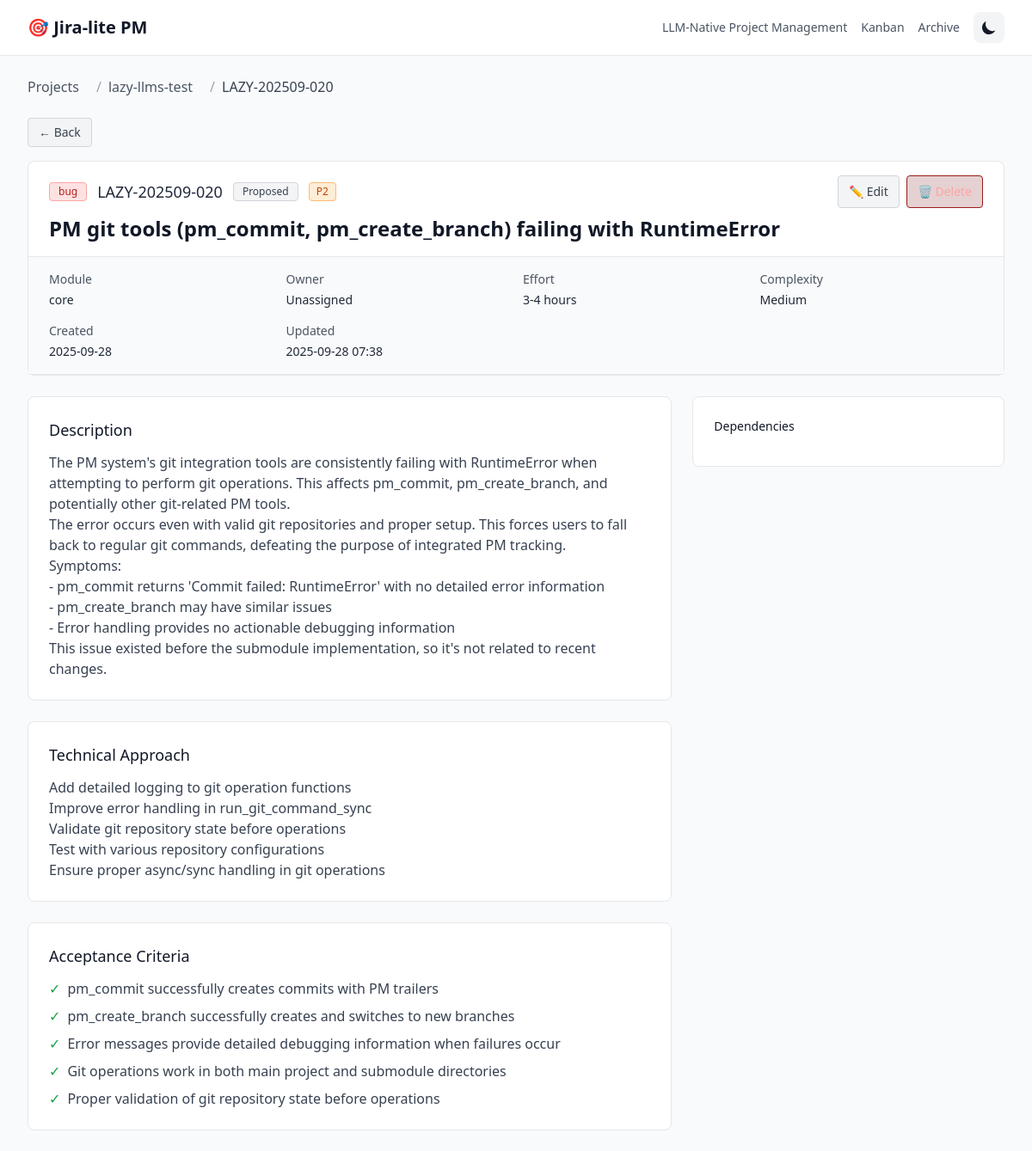
/pn_4092197438992473/issues/LAZY-202509-020, run on the app's committed database.
### src/jira_lite/models.py (models this page shows, shortened)
class BaseModel(Model):
    class Meta:
        database = db
    def to_dict(self):
        data = {}
        for field in self._meta.sorted_fields:
            value = getattr(self, field.name)
            if isinstance(value, datetime):
                data[field.name] = value.isoformat() + 'Z'
            elif hasattr(value, 'to_dict'):
                data[field.name] = value.to_dict()
            elif hasattr(value, 'id'):
                data[field.name] = value.id
            else:
                data[field.name] = value
        return data

class Project(BaseModel):
    project_id = CharField(unique=True, index=True, max_length=64)
    project_slug = CharField(index=True, max_length=100)
    absolute_path = CharField(max_length=500)
    metadata = TextField(null=True)  # JSON string for submodules, vcs, mcp config
    created_utc = DateTimeField(default=datetime.utcnow, index=True)
    updated_utc = DateTimeField(default=datetime.utcnow)
    @property
    def submodules(self):
        if not self.metadata:
            return []
        try:
            data = json.loads(self.metadata)
            return data.get('submodules', [])
        except (json.JSONDecodeError, TypeError):
            return []
    @property
    def vcs(self):
        if not self.metadata:
            return {}
        try:
            data = json.loads(self.metadata)
            return data.get('vcs', {})
        except (json.JSONDecodeError, TypeError):
            return {}
    @property
    def mcp(self):
        if not self.metadata:
            return {}
        try:
            data = json.loads(self.metadata)
            return data.get('mcp', {})
        except (json.JSONDecodeError, TypeError):
            return {}
    def to_dict(self):
        data = super().to_dict()
        data.update({
            'submodules': self.submodules,
            'vcs': self.vcs,
            'mcp': self.mcp
        })
        return data

class Issue(BaseModel):
    project = ForeignKeyField(Project, backref='issues', on_delete='CASCADE')
    key = CharField(unique=True, index=True, max_length=50)
    title = CharField(index=True, max_length=200)
    type = CharField(index=True, max_length=20)  # feature, bug, refactor, chore, spike
    status = CharField(index=True, max_length=20)  # proposed, in_progress, review, done, canceled, blocked
    priority = CharField(index=True, max_length=10)  # P1, P2, P3, P4, P5
    module = CharField(null=True, index=True, max_length=100)
    owner = CharField(null=True, index=True, max_length=100)
    external_id = CharField(null=True, index=True, max_length=100)
    specification = TextField(null=True)     # problem_statement, technical_approach, acceptance_criteria
    planning = TextField(null=True)          # dependencies, risks, stakeholders, milestones
    implementation = TextField(null=True)    # tasks, branch, commits, artifacts
    communication = TextField(null=True)     # updates, comments, notifications
    analytics = TextField(null=True)         # time_tracking, velocity, estimates
    created_utc = DateTimeField(default=datetime.utcnow, index=True)
    updated_utc = DateTimeField(default=datetime.utcnow, index=True)
    @property
    def description(self):
        spec = self._get_json_field('specification')
        return spec.get('description', '')
    @property
    def acceptance(self):
        spec = self._get_json_field('specification')
        return spec.get('acceptance_criteria', [])
    @property
    def acceptance_criteria(self):
        return self.acceptance
    @property
    def dependencies(self):
        plan = self._get_json_field('planning')
        return plan.get('dependencies', [])
    @property
    def stakeholders(self):
        plan = self._get_json_field('planning')
        return plan.get('stakeholders', [])
    @property
    def estimated_effort(self):
        plan = self._get_json_field('planning')
        return plan.get('estimated_effort', '')
    @property
    def complexity(self):
        plan = self._get_json_field('planning')
        return plan.get('complexity', 'Medium')
    @property
    def branch_hint(self):
        impl = self._get_json_field('implementation')
        return impl.get('branch_hint', '')
    @property
    def commit_preamble(self):
        impl = self._get_json_field('implementation')
        return impl.get('commit_preamble', '')
    @property
    def commit_trailer(self):
        impl = self._get_json_field('implementation')
        return impl.get('commit_trailer', '')
    @property
    def links(self):
        impl = self._get_json_field('implementation')
        return impl.get('links', {})
    @property
    def technical_approach(self):
        spec = self._get_json_field('specification')
        return spec.get('technical_approach', '')
    @property
    def risks(self):
        plan = self._get_json_field('planning')
        return plan.get('risks', [])
    @property
    def estimate_notes(self):
        plan = self._get_json_field('planning')
        return plan.get('estimate_notes', [])
    def _get_json_field(self, field_name):
        field_value = getattr(self, field_name)
        if not field_value:
            return {}
        try:
            return json.loads(field_value)
        except (json.JSONDecodeError, TypeError):
            return {}
    def to_dict(self):
        data = super().to_dict()
        data.update({
            'description': self.description,
            'acceptance': self.acceptance,
            'acceptance_criteria': self.acceptance_criteria,  # Alias
            'dependencies': self.dependencies,
            'stakeholders': self.stakeholders,
            'estimated_effort': self.estimated_effort,
            'complexity': self.complexity,
            'branch_hint': self.branch_hint,
            'commit_preamble': self.commit_preamble,
            'commit_trailer': self.commit_trailer,
            'links': self.links,
            'technical_approach': self.technical_approach,
            'risks': self.risks,
            'estimate_notes': self.estimate_notes
        })
        return data

### src/jira_lite/app.py (the view)
    @app.route('/<project_id>/issues/<issue_key>')
    def issue_detail(project_id, issue_key):
        try:
            issue_data = pm_service.get_issue_with_context(issue_key)
            if issue_data['project']['project_id'] != project_id:
                abort(404)
            return render_template('issue_detail.html',
                                 project=issue_data['project'],
                                 issue=issue_data['issue'],
                                 tasks=issue_data['tasks'],
                                 worklogs=issue_data['worklogs'],
                                 dependencies=issue_data['dependencies'],
                                 render_markdown=render_markdown)
        except ValueError:
            abort(404)

### src/jira_lite/templates/issue_detail.html (shortened to what this page needs)
{% extends "base.html" %}
{% block content %}
<div class="px-4 sm:px-0">
    <nav class="flex mb-6" aria-label="Breadcrumb">
        <ol class="inline-flex items-center space-x-1 md:space-x-3">
            <li class="inline-flex items-center">
                <a href="/" class="text-gray-600 dark:text-gray-400 hover:text-primary transition-colors">Projects</a>
            </li>
            <li>
                <div class="flex items-center">
                    <span class="text-gray-400 dark:text-gray-600 mx-2">/</span>
                    <a href="/{{ project.project_id }}" class="text-gray-600 dark:text-gray-400 hover:text-primary transition-colors">{{ project.project_slug }}</a>
                </div>
            </li>
            <li>
                <div class="flex items-center">
                    <span class="text-gray-400 dark:text-gray-600 mx-2">/</span>
                    <span class="text-gray-700 dark:text-gray-300">{{ issue.key }}</span>
                </div>
            </li>
        </ol>
    </nav>
    <div class="mb-4">
        <button onclick="goBack()" class="inline-flex items-center px-3 py-1.5 border border-gray-300 dark:border-dark-border text-sm font-medium rounded text-gray-700 dark:text-gray-300 bg-gray-100 dark:bg-dark-surface hover:bg-gray-200 dark:hover:bg-dark-hover transition-colors">
            ← Back
        </button>
    </div>
    <div class="bg-white dark:bg-dark-surface border border-gray-200 dark:border-dark-border rounded-lg mb-6">
        <div class="px-6 py-4 border-b border-gray-200 dark:border-dark-border">
            <div class="flex items-center justify-between">
                <div class="flex items-center space-x-3">
                    <span class="inline-flex items-center px-2.5 py-0.5 rounded text-xs font-medium
                        {% if issue.type == 'bug' %}bg-red-100 dark:bg-red-900/50 text-red-700 dark:text-red-300 border border-red-300 dark:border-red-800{% endif %}
                        {% if issue.type == 'spike' %}bg-yellow-100 dark:bg-yellow-900/50 text-yellow-700 dark:text-yellow-300 border border-yellow-300 dark:border-yellow-800{% endif %}">
                        {{ issue.type }}
                    </span>
                    <span class="text-lg font-medium text-gray-800 dark:text-gray-200">{{ issue.key }}</span>
                    <span class="inline-flex items-center px-2.5 py-0.5 rounded text-xs font-medium
                        {% if issue.status == 'proposed' %}bg-gray-100 dark:bg-gray-800/50 text-gray-700 dark:text-gray-300 border border-gray-300 dark:border-gray-700{% endif %}
                        {% if issue.status == 'blocked' %}bg-red-100 dark:bg-red-900/50 text-red-700 dark:text-red-300 border border-red-300 dark:border-red-800{% endif %}">
                        {{ issue.status.replace('_', ' ').title() }}
                    </span>
                    <span class="inline-flex items-center px-2 py-0.5 rounded text-xs font-medium
                        {% if issue.priority == 'P2' %}bg-orange-100 dark:bg-orange-900/50 text-orange-700 dark:text-orange-300 border border-orange-300 dark:border-orange-800{% endif %}
                        {% if issue.priority == 'P5' %}bg-gray-100 dark:bg-gray-800/50 text-gray-700 dark:text-gray-300 border border-gray-300 dark:border-gray-700{% endif %}">
                        {{ issue.priority }}
                    </span>
                </div>
                <div class="flex items-center space-x-2">
                    <a href="/{{ project.project_id }}/issues/{{ issue.key }}/edit"
                       class="inline-flex items-center px-3 py-2 border border-gray-300 dark:border-dark-border text-sm font-medium rounded text-gray-700 dark:text-gray-300 bg-gray-100 dark:bg-dark-bg hover:bg-gray-200 dark:hover:bg-dark-hover transition-colors">
                        ✏️ Edit
                    </a>
                    <button onclick="deleteIssue('{{ issue.key }}')"
                            class="inline-flex items-center px-3 py-2 border border-red-800 text-sm font-medium rounded text-red-300 bg-red-900/20 hover:bg-red-900/40 transition-colors">
                        🗑️ Delete
                    </button>
                </div>
            </div>
            <h1 class="mt-2 text-2xl font-bold text-gray-900 dark:text-gray-100">{{ issue.title }}</h1>
        </div>
        <div class="px-6 py-4 bg-gray-50 dark:bg-dark-bg/50 border-b border-gray-200 dark:border-dark-border">
            <div class="grid grid-cols-1 gap-4 sm:grid-cols-2 lg:grid-cols-4">
                <div>
                    <dt class="text-sm font-medium text-gray-600 dark:text-gray-400">Module</dt>
                    <dd class="mt-1 text-sm text-gray-800 dark:text-gray-200">{{ issue.module or 'N/A' }}</dd>
                </div>
                <div>
                    <dt class="text-sm font-medium text-gray-600 dark:text-gray-400">Owner</dt>
                    <dd class="mt-1 text-sm text-gray-800 dark:text-gray-200">{{ issue.owner or 'Unassigned' }}</dd>
                </div>
                <div>
                    <dt class="text-sm font-medium text-gray-600 dark:text-gray-400">Effort</dt>
                    <dd class="mt-1 text-sm text-gray-800 dark:text-gray-200">{{ issue.estimated_effort or 'Not estimated' }}</dd>
                </div>
                <div>
                    <dt class="text-sm font-medium text-gray-600 dark:text-gray-400">Complexity</dt>
                    <dd class="mt-1 text-sm text-gray-800 dark:text-gray-200">{{ issue.complexity or 'Medium' }}</dd>
                </div>
                {% if issue.created_utc %}
                <div>
                    <dt class="text-sm font-medium text-gray-600 dark:text-gray-400">Created</dt>
                    <dd class="mt-1 text-sm text-gray-800 dark:text-gray-200">{{ issue.created_utc | format_date }}</dd>
                </div>
                {% endif %}
                {% if issue.updated_utc %}
                <div>
                    <dt class="text-sm font-medium text-gray-600 dark:text-gray-400">Updated</dt>
                    <dd class="mt-1 text-sm text-gray-800 dark:text-gray-200">{{ issue.updated_utc | format_datetime }}</dd>
                </div>
                {% endif %}
            </div>
        </div>
    </div>
    <div class="grid grid-cols-1 lg:grid-cols-3 gap-6">
        <div class="lg:col-span-2 space-y-6">
            <div class="bg-white dark:bg-dark-surface border border-gray-200 dark:border-dark-border rounded-lg p-6">
                <h2 class="text-lg font-medium text-gray-900 dark:text-gray-100 mb-3">Description</h2>
                <div class="prose dark:prose-invert max-w-none text-gray-700 dark:text-gray-300">
                    {{ render_markdown(issue.description) | safe }}
                </div>
            </div>
            {% if issue.technical_approach %}
            <div class="bg-white dark:bg-dark-surface border border-gray-200 dark:border-dark-border rounded-lg p-6">
                <h2 class="text-lg font-medium text-gray-900 dark:text-gray-100 mb-3">Technical Approach</h2>
                <div class="prose dark:prose-invert max-w-none text-gray-700 dark:text-gray-300">
                    {{ render_markdown(issue.technical_approach) | safe }}
                </div>
            </div>
            {% endif %}
            {% if issue.acceptance_criteria %}
            <div class="bg-white dark:bg-dark-surface border border-gray-200 dark:border-dark-border rounded-lg p-6">
                <h2 class="text-lg font-medium text-gray-900 dark:text-gray-100 mb-3">Acceptance Criteria</h2>
                <ul class="space-y-2">
                    {% for criterion in issue.acceptance_criteria %}
                    <li class="flex items-start">
                        <span class="text-green-600 dark:text-green-400 mr-2">✓</span>
                        <span class="text-gray-700 dark:text-gray-300">{{ criterion }}</span>
                    </li>
                    {% endfor %}
                </ul>
            </div>
            {% endif %}
        </div>
        <div class="space-y-6">
            {% if dependencies %}
            <div class="bg-white dark:bg-dark-surface border border-gray-200 dark:border-dark-border rounded-lg p-6">
                <h3 class="text-sm font-medium text-gray-900 dark:text-gray-100 mb-3">Dependencies</h3>
            </div>
            {% endif %}
        </div>
    </div>
</div>
{% endblock %}

### data on the page
Project: project_slug "lazy-llms-test"
Issue: key "LAZY-202509-020", type "bug", status.replace "Proposed", priority "P2", title "PM git tools (pm_commit, pm_create_branch) failing with RuntimeError", module "core", created_utc "2025-09-28", updated_utc "2025-09-28 07:38"

### other printed values
{{ issue.owner or 'Unassigned' }} "Unassigned"
{{ issue.estimated_effort or 'Not estimated' }} "3-4 hours"
{{ issue.complexity or 'Medium' }} "Medium"
{{ criterion }} "pm_commit successfully creates commits with PM trailers" "pm_create_branch successfully creates and switches to new branches" "Error messages provide detailed debugging information when failures occur" "Git operations work in both main project and submodule directories" "Proper validation of git repository state before operations"
